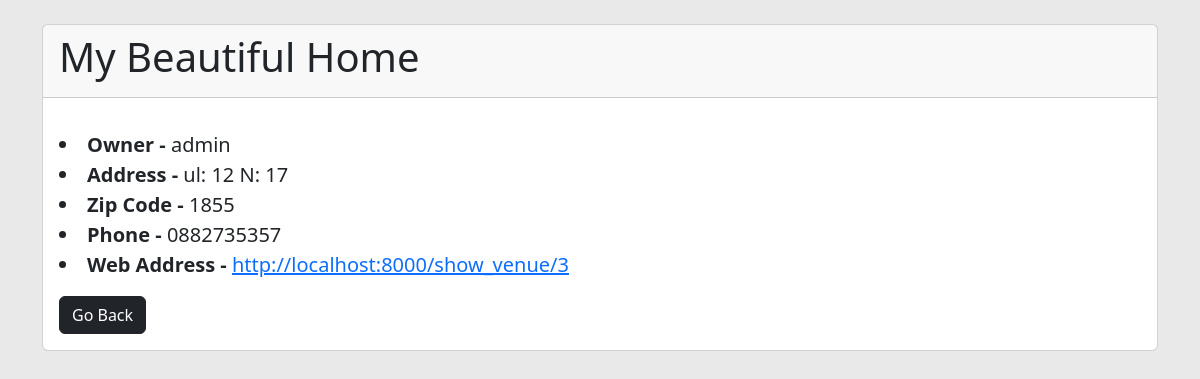
Page /show_venue/3 on the earlier database version.
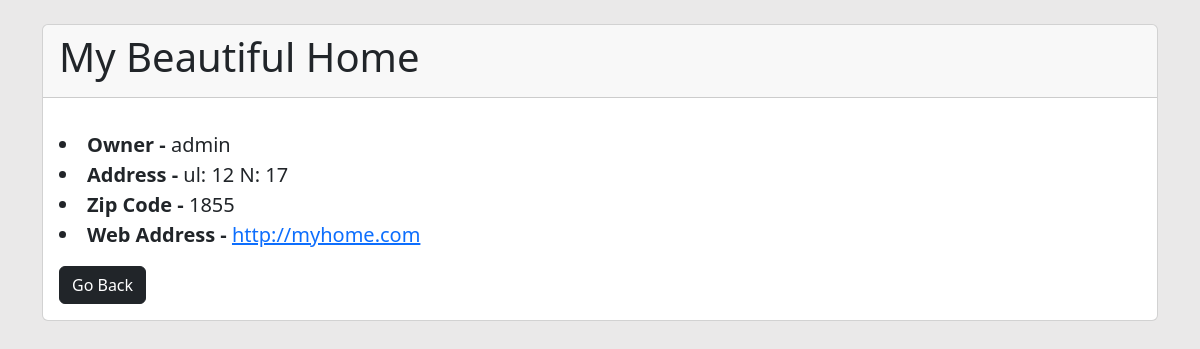
Same page on the later database version.
### events/models.py (models this page shows)
class Venue(models.Model):
    name = models.CharField('Venue Name', max_length=150)
    address = models.CharField(max_length=300)
    zip_code = models.CharField('Zip Code', max_length=15)
    phone = models.CharField('Contact Phone', max_length=25, blank=True)
    web = models.URLField('Website Address', blank=True)
    email_address = models.EmailField('Email Address', blank=True)
    owner = models.IntegerField('Venue Owner', blank=False, default=1)
    def __str__(self):
        return self.name

### events/views.py (the view)
# urls.py: path('show_venue/<venue_id>', views.show_venue, name="show-venue"),
def show_venue(request, venue_id):
    venue = Venue.objects.get(pk=venue_id)
    venue_owner = User.objects.get(pk=venue.owner)
    return render(request, 'events/show_venue.html', {'venue': venue, 'venue_owner': venue_owner})

### events/templates/events/show_venue.html (shortened to what this page needs)
{% extends 'events/base.html' %}
{% block content %}
<div class="card">
    <div class="card-header">
        <h1 class="card-title">{{ venue }}</h1>
    </div>
    <div class="card-body">
        <p class="card-text">
            {% if venue_owner %}
            <li style="font-size: 20px"><strong>Owner - </strong>{{ venue_owner }}</li>
            {% endif %}
            {% if venue.address %}
            <li style="font-size: 20px"><strong>Address -  </strong>{{ venue.address }}</li>
            {% endif %}
            {% if venue.zip_code %}
            <li style="font-size: 20px"><strong>Zip Code - </strong>{{ venue.zip_code }}</li>
            {% endif %}
            {% if venue.phone %}
            <li style="font-size: 20px"><strong>Phone - </strong>{{ venue.phone }}</li>
            {% endif %}
            {% if venue.web %}
            <li style="font-size: 20px"><strong>Web Address - </strong><a href="{{ venue.web }}">{{ venue.web }}</a></li>
            {% endif %}
        </p>
        <div class="btn-group">
            <button class="btn btn-dark" onclick="window.history.back()">Go Back</button>
        </div>
    </div>
</div>
<br/>
{% endblock %}

Differences in the rows shown:
changed Venue "My Beautiful Home": web "http://localhost:8000/show_venue/3" → "http://myhome.com"; phone "0882735357" → (not shown)
Other differences:
text no longer shown: "Phone -"
